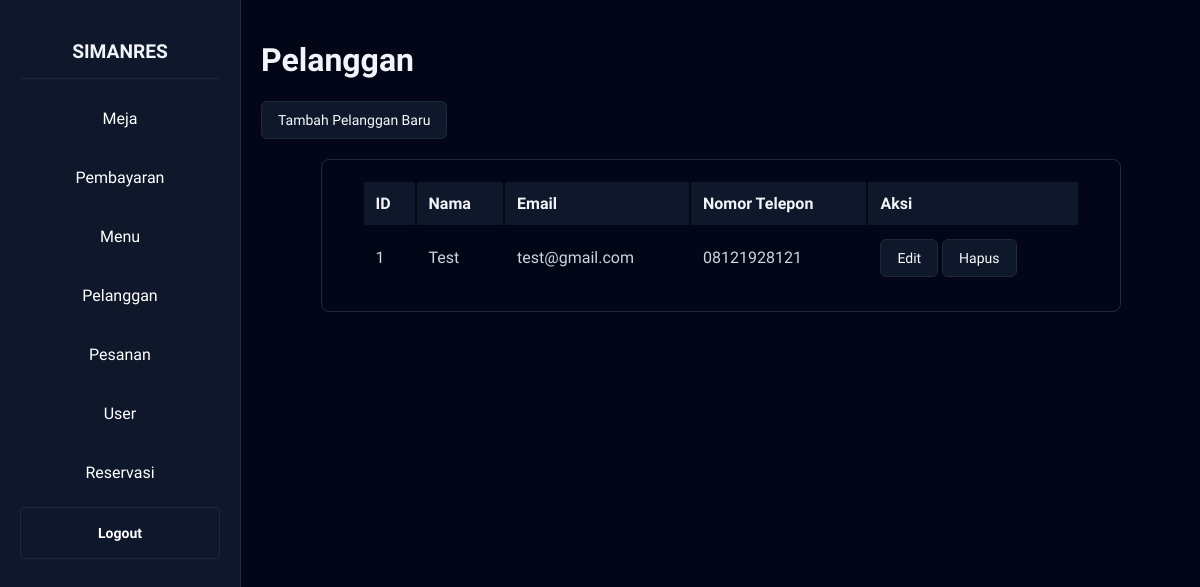
Page /admin/pelanggan.php (signed in) on the committed database.
### tables this page shows
CREATE TABLE `pelanggan` (
  `id` int(255) NOT NULL,
  `nama` varchar(255) NOT NULL,
  `email` varchar(255) NOT NULL,
  `nomor_telpon` varchar(15) NOT NULL,
  `password` varchar(255) NOT NULL
);

### admin/pelanggan.php (the view, shortened to what this page needs)
<?php
include_once '../config.php';
$editData = null;
$showCreateForm = false;
$query = "SELECT * FROM pelanggan";
$stmt = $conn->prepare($query);
$stmt->execute();
$result = $stmt->get_result();
$pelanggan = [];
while ($row = $result->fetch_assoc()) {
    $pelanggan[] = $row;
}
?>
<!DOCTYPE html>
<html>
<head>
    <link rel="stylesheet" href="../style.css">
</head>
<body>
    <div class="layout">
        <?php include_once "../sidebar.php" ?>
        <div class="main-content">
            <h1>Pelanggan</h1>
            <?php if (!$editData && !$showCreateForm): ?>
                <div class="create-button">
                    <a class="button" href="pelanggan.php?action=create">Tambah Pelanggan Baru</a>
                </div>
            <?php endif; ?>
            <div class="admin-table">
                <div class="table-wrapper">
                    <table>
                        <thead>
                            <tr>
                                <th>ID</th>
                                <th>Nama</th>
                                <th>Email</th>
                                <th>Nomor Telepon</th>
                                <th>Aksi</th>
                            </tr>
                        </thead>
                        <tbody>
                            <?php foreach ($pelanggan as $row): ?>
                                <tr>
                                    <td><?= htmlspecialchars($row['id']) ?></td>
                                    <td><?= htmlspecialchars($row['nama']) ?></td>
                                    <td><?= htmlspecialchars($row['email']) ?></td>
                                    <td><?= htmlspecialchars($row['nomor_telpon']) ?></td>
                                    <td>
                                        <a class="button" href="pelanggan.php?action=edit&id=<?= $row['id'] ?>">Edit</a>
                                        <a class="button" href="pelanggan.php?action=delete&id=<?= $row['id'] ?>"
                                            onclick="return confirm('Apakah Anda yakin ingin menghapus pelanggan ini?')">Hapus</a>
                                    </td>
                                </tr>
                            <?php endforeach; ?>
                        </tbody>
                    </table>
                </div>
            </div>
        </div>
    </div>
</body>
</html>

### style.css (style rules this page uses)
:root { --background-color: #020617; --secondary-background-color: #0f172a; --foreground-color: #f1f5f9; --border-color: #1e293b; }
body { margin: 0; font-family: "Geist", sans-serif; background-color: var(--background-color); color: var(--foreground-color); }
.button { display: inline-flex; align-items: center; justify-content: center; border-radius: 0.375rem; padding: 0.5rem 1rem; font-size: 0.875rem; font-weight: 500; line-height: 1.25rem; border: 1px solid transparent; cursor: pointer; transition: all 0.2s ease; text-decoration: none; background-color: hsl(222.2, 47.4%, 11.2%); border: 1px solid var(--border-color); color: hsl(210, 40%, 98%); }
.table-wrapper { width: 100%; overflow-x: auto; }
table { width: 100%; max-width: 800px; margin: 0 auto; padding: 20px 40px; overflow-x: auto; border-radius: 0.5rem; border: 1px solid var(--border-color); }
thead { background-color: var(--secondary-background-color); border-bottom: 1px solid var(--border-color); }
th { padding: 0.75rem; text-align: left; font-weight: 600; color: var(--foreground-color); white-space: nowrap; }
td { padding: 0.75rem; color: #cbd5e1; }
.layout { display: flex; min-height: 100vh; }
.main-content { flex: 1; padding: 20px; }

### admin/pelanggan.php (style rules this page uses)
.create-button { margin-bottom: 20px; }

### rows in the picture
pelanggan: id "1", nama "Test", email "test@gmail.com", nomor_telpon "08121928121"
